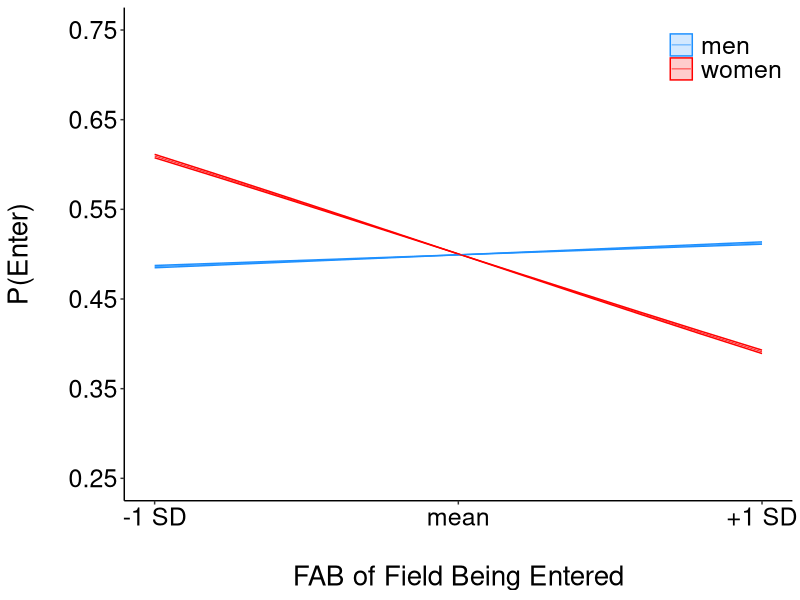
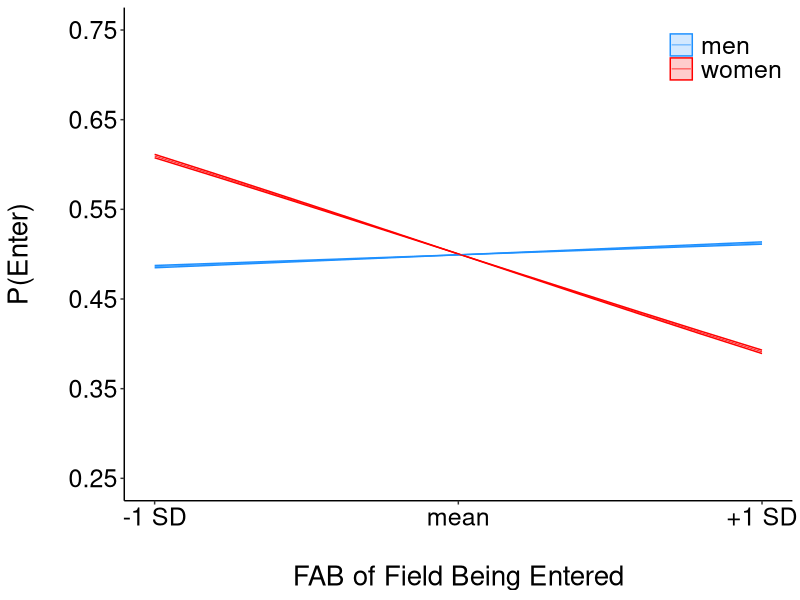

The R script that drew these images, in order:
################
## FIGURE 2 ####
################

library(tidyverse)
library(ggplot2)

# set working directory -- USERS MUST EDIT
setwd("")

enter_df <- 
  tibble(
    group = c("men","men","men","men","men","men","men","men","men","men","men",
          "women","women","women","women","women","women","women","women","women","women","women"),
    at = c(-0.5,-0.4,-0.3,-0.2,-0.1,0,0.1,0.2,0.3,0.4,0.5,
           -0.5,-0.4,-0.3,-0.2,-0.1,0,0.1,0.2,0.3,0.4,0.5),
    fit = c(0.4861124,
            0.4887437,
            0.4913757,
            0.4940081,
            0.4966409,
            0.4992738,
            0.5019068,
            0.5045397,
            0.5071724,
            0.5098046,
            0.5124363,
            0.6094184,
            0.5880963,
            0.5664383,
            0.5445235,
            0.5224349,
            0.5002582,
            0.4780805,
            0.4559889,
            0.4340691,
            0.4124042,
            0.3910734
    ),
    se = c(0.0012856,
           0.0010292,
           0.0007727,
           0.0005161,
           0.0002593,
           0.0000063,
           0.0002544,
           0.0005111,
           0.0007678,
           0.0010244,
           0.0012808,
           0.0019227,
           0.0015654,
           0.0011903,
           0.0008014,
           0.0004033,
           0.0000168,
           0.0004037,
           0.0008019,
           0.0011909,
           0.0015663,
           0.0019239
    )
  )

enter_df <- as.data.frame(enter_df)
enter_df$group <- as.factor(enter_df$group)
enter_df

enter_plot <- 
  ggplot(enter_df, aes(x = at, y = fit, group = group, color = group)) +
  geom_ribbon(aes(ymin = fit - se, ymax = fit + se, fill = group), alpha = .2) +
  geom_line(aes(color=group), size=0.25) +
  scale_y_continuous(
    breaks = seq(from = 0.25, to = 0.75, by = .10),
    limits = c(0.25, 0.75)
    ) +
  scale_x_continuous(
    breaks = seq(from = -0.5, to = 0.5, by = 0.5),
    labels = c("-1 SD","mean","+1 SD")
    ) +
  labs(x = "\nFAB of Field Being Entered", y = "P(Enter)\n", group = "group", linetype = "group", fill = "group") +
  scale_color_manual(values = c("dodgerblue", "red")) +
  scale_fill_manual(values = c("dodgerblue", "red")) +
  theme_classic() +
  theme(panel.grid.major=element_blank(),
      panel.grid.minor=element_blank(),
      axis.title=element_text(size=20),
      axis.text=element_text(size=18,colour="black"),
      axis.line=element_line(colour="black"),
      panel.background = element_rect(fill = 'white'),
      strip.text.x = element_text(size = 18, colour = "black"),
      legend.text=element_text(size=18),
      legend.title=element_blank(),
      legend.position = c(0.9, 0.9)) 

enter_plot 

ggsave("Fig2_enter_v01.pdf", plot = enter_plot, device="pdf", scale=1, width=7, height=6, dpi=300)

